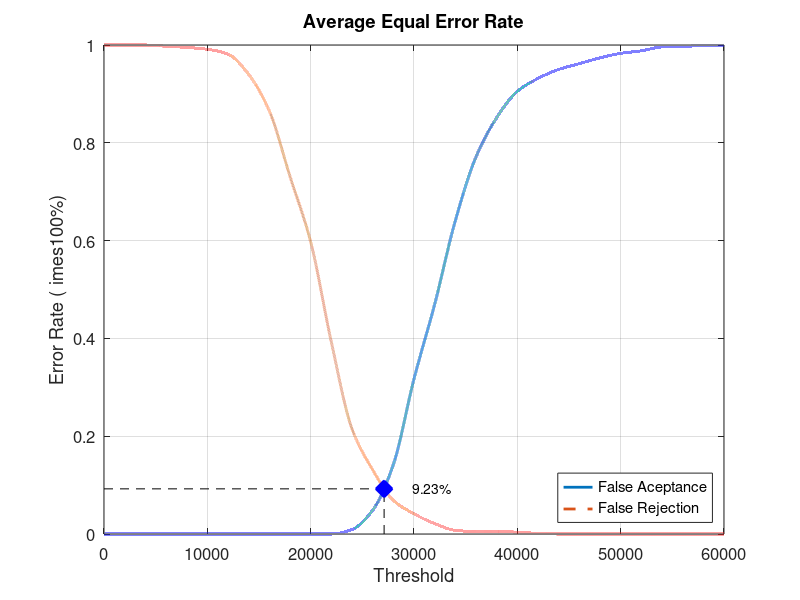
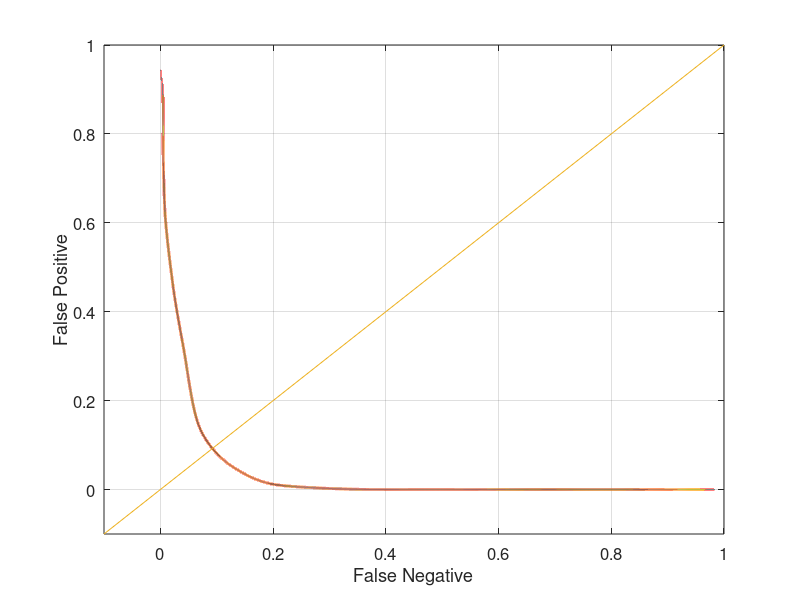

The MATLAB source for these figures, in order:
close all;
clear;
clc;
x = 0:2000:60000;
xq = 0:0.5:60000;

y0 = [0 0 0 0 0 0 0 0 0 0 0 0 0.00921053 0.0486842 0.142105 0.317105 0.469737 0.64079 0.771053 0.851316 0.905263 0.931579 0.95 0.961842 0.973684 0.982895 0.988158 0.996053 0.997368 0.998684 1]
yy0 = interp1(x, y0, xq, 'pchip');
y1 = [1 1 1 0.9975 0.995 0.99125 0.98125 0.94 0.865 0.73125 0.5975 0.3925 0.215 0.13125 0.06875 0.04125 0.02125 0.0075 0.005 0.005 0.00375 0.00125 0 0 0 0 0 0 0 0 0]
yy1 = interp1(x, y1, xq, 'pchip');

% Calculating EER: 
y2 = abs(y0 - y1);
find(y2 == min(y2))
yy2 = abs(yy0 - yy1);
xEER = find(yy2 == min(yy2));
xEERIndex = xq(xEER) % X-axis EER
yEER = yy0(xEER) % Y-axis EER

main = figure
plot(xq, yy0,'-','LineWidth', 2);	hold on
plot(xq, yy1,'--','LineWidth', 2);	hold on
plot([xEERIndex xEERIndex], [0 yEER], 'k--');	hold on
plot([0 xEERIndex], [yEER yEER], 'k--');	hold on
plot(xEERIndex, yEER, 'bx', 'LineWidth', 10);	hold on
text(xEERIndex + 10 * xEERIndex / 100, yEER, [num2str(round((10000 * yEER)) / 100) '%'])
legend('False Aceptance', 'False Rejection', 'Location', 'SouthEast')
xlabel('Threshold')
ylabel('Error Rate (	imes100%)')
title('Average Equal Error Rate')
set(gca, 'FontSize', 12)
axis([0 60000 0 1])
grid on

print(main, 'Experiment4AverageMain', '-dpng');
FNRxFPR = figure('Color', [1 1 1]);
plot(yy1, yy0, '-', yy1, yy0, 'LineWidth', 2);
hold on
y = -0.1:0.1:1
plot(y, y); 
set(gca, 'FontSize', 12)
xlabel('False Negative')
ylabel('False Positive')
axis([-0.1 1 -0.1 1])
set(gca, 'FontSize', 12)
grid on

print(FNRxFPR, 'Experiment4AverageFNRxFPR','-dpng');
